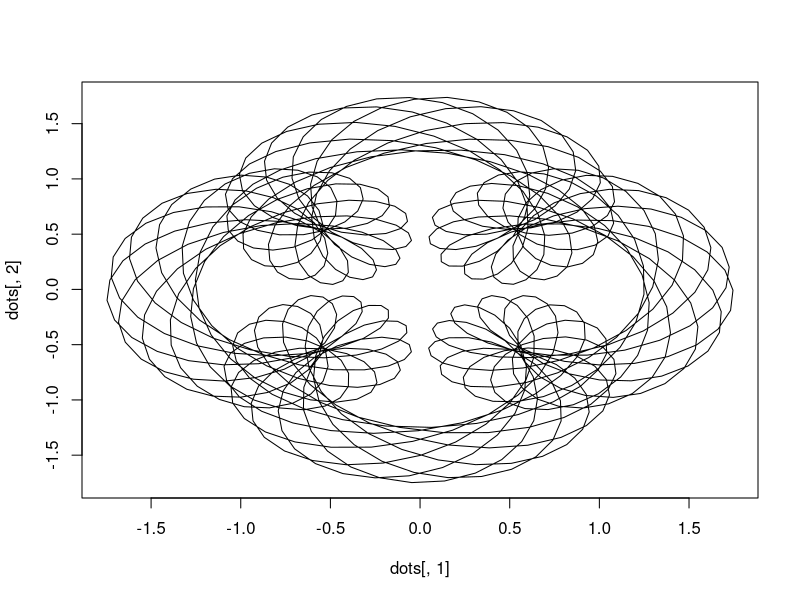
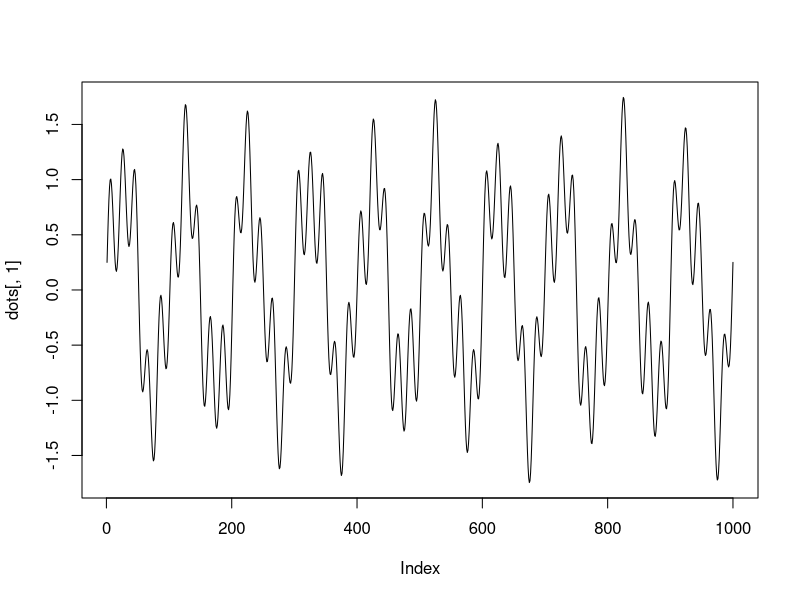
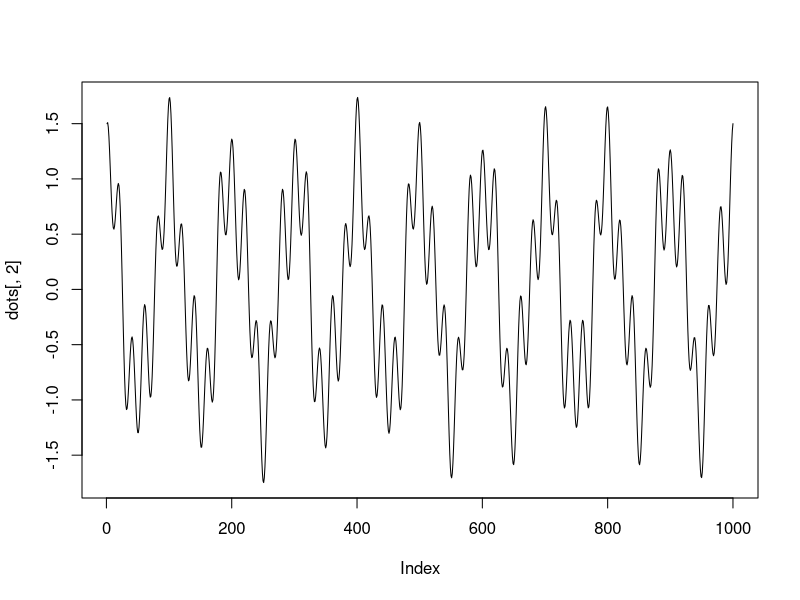
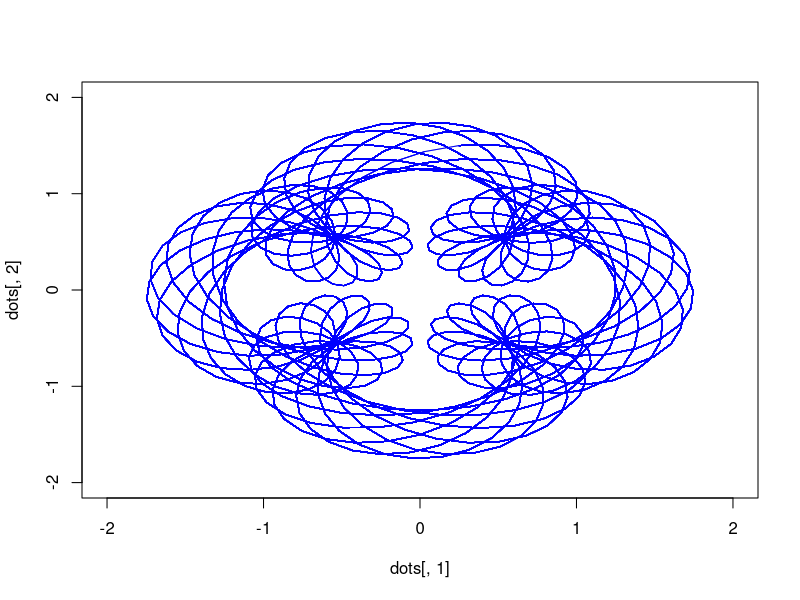
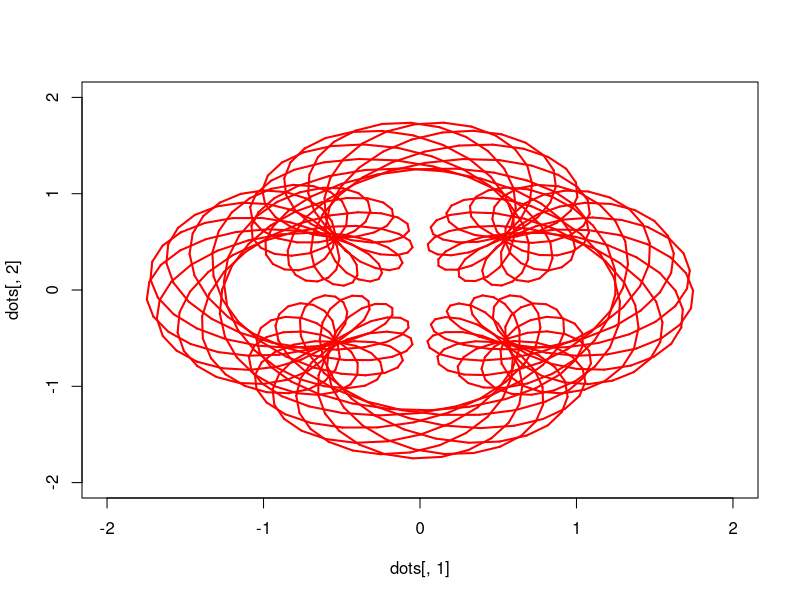

These charts were generated, in order, by the following R code:
acc=1000
tint=c(0,20*pi)
dots=matrix(0,acc,2)
funx=function(t)
    sin(t)+0.5*sin(5*t)+0.25*cos(2.3*t)
funy=function(t)
    cos(t)+0.5*cos(5*t)+0.25*sin(2.3*t)
dots[,1]=funx(seq(tint[1],tint[2],length=acc))
dots[,2]=funy(seq(tint[1],tint[2],length=acc))
plot(dots[,1],dots[,2],type='l')
plot(dots[,1],type='l')
plot(dots[,2],type='l')

### over time
go=function(dots,n){
    plot(dots[,1],dots[,2],xlim=c(-2,2),ylim=c(-2,2), type='l',
        col='gray')
    for (time in 1:n)
        points(dots[1:time,1],dots[1:time,2],type='l',
            xlim=c(-2,2),ylim=c(-2,2), col='blue')
    }
go2=function(dots,n){
    plot(dots[,1],dots[,2],xlim=c(-2,2),ylim=c(-2,2), type='l',
        col='gray')
    for (time in 2:n)
        points(dots[(time-1):time,1],dots[(time-1):time,2],type='l',
            col='red', lwd=2)

    }

system.time(go(dots,acc))  # ~ 8.2 seconds
system.time(go2(dots,acc)) # ~ 2.4 second
